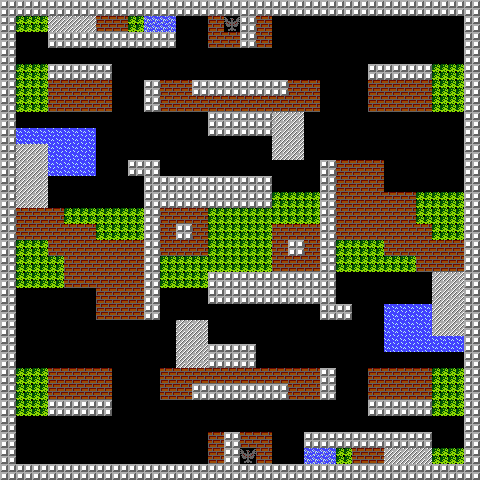

A 2D game scene composited from a Tiled map and its tileset images. What follows is a short description and the map's XML, with every tile layer's data as written:
An orthogonal 30x30 tile map with 16x16 px tiles, 1 tile layer (Tile Layer 1).

<map version="1.0" orientation="orthogonal" renderorder="right-down" width="30" height="30" tilewidth="16" tileheight="16" nextobjectid="1">
 <tileset firstgid="1" name="map1" tilewidth="16" tileheight="16" tilecount="400" columns="25">
  <image source="tankbattlesprite.png" width="400" height="256" />
 </tileset>
 <layer name="Tile Layer 1" width="30" height="30">
  <data encoding="csv">
42,42,42,42,42,42,42,42,42,42,42,42,42,42,42,42,42,42,42,42,42,42,42,42,42,42,42,42,42,42,
42,68,68,69,69,69,17,17,68,67,67,0,0,17,70,42,17,0,0,0,0,0,0,0,0,0,0,0,0,42,
42,0,0,42,42,42,42,42,42,42,42,0,0,17,17,42,17,0,0,0,0,0,0,0,0,0,0,0,0,42,
42,0,0,0,0,0,0,0,0,0,0,0,0,0,0,0,0,0,0,0,0,0,0,0,0,0,0,0,0,42,
42,68,68,42,42,42,42,0,0,0,0,0,0,0,0,0,0,0,0,0,0,0,0,42,42,42,42,68,68,42,
42,68,68,17,17,17,17,0,0,42,17,17,42,42,42,42,42,42,17,17,0,0,0,17,17,17,17,68,68,42,
42,68,68,17,17,17,17,0,0,42,17,17,17,17,17,17,17,17,17,17,0,0,0,17,17,17,17,68,68,42,
42,0,0,0,0,0,0,0,0,0,0,0,0,42,42,42,42,69,69,0,0,0,0,0,0,0,0,0,0,42,
42,92,92,92,92,92,0,0,0,0,0,0,0,46,46,46,46,69,69,0,0,0,0,0,0,0,0,0,0,42,
42,69,69,92,92,92,0,0,0,0,0,0,0,0,0,0,0,69,69,0,0,0,0,0,0,0,0,0,0,42,
42,69,69,92,92,92,0,0,42,42,0,0,0,0,0,0,0,0,0,0,42,17,17,17,0,0,0,0,0,42,
42,69,69,0,0,0,0,0,0,42,42,42,42,42,42,42,42,0,0,0,42,17,17,17,0,0,0,0,0,42,
42,69,69,0,0,0,0,0,0,42,42,42,42,42,42,42,42,68,68,68,42,17,17,17,17,17,68,68,68,42,
42,17,17,17,68,68,68,68,68,42,17,17,17,68,68,68,68,68,68,68,42,17,17,17,17,17,68,68,68,42,
42,17,17,17,17,17,68,68,68,42,17,42,17,68,68,68,68,17,17,17,42,17,17,17,17,17,17,68,68,42,
42,68,68,17,17,17,17,17,17,42,17,17,17,68,68,68,68,17,42,17,42,68,68,68,17,17,17,17,17,42,
42,68,68,68,17,17,17,17,17,42,68,68,68,68,68,68,68,17,17,17,42,68,68,68,68,68,17,17,17,42,
42,68,68,68,17,17,17,17,17,42,68,68,68,42,42,42,42,42,42,42,42,0,0,0,0,0,0,69,69,42,
42,0,0,0,0,0,17,17,17,42,0,0,0,42,42,42,42,42,42,42,42,0,0,0,0,0,0,69,69,42,
42,0,0,0,0,0,17,17,17,42,0,0,0,0,0,0,0,0,0,0,42,42,0,0,92,92,92,69,69,42,
42,0,0,0,0,0,0,0,0,0,0,69,69,0,0,0,0,0,0,0,0,0,0,0,92,92,92,69,69,42,
42,0,0,0,0,0,0,0,0,0,0,69,69,44,44,44,0,0,0,0,0,0,0,0,92,92,92,92,92,42,
42,0,0,0,0,0,0,0,0,0,0,69,69,42,42,42,0,0,0,0,0,0,0,0,0,0,0,0,0,42,
42,68,68,17,17,17,17,0,0,0,17,17,17,17,17,17,17,17,17,17,42,0,0,17,17,17,17,68,68,42,
42,68,68,17,17,17,17,0,0,0,17,17,42,42,42,42,42,42,17,17,42,0,0,17,17,17,17,68,68,42,
42,68,68,42,42,42,42,0,0,0,0,0,0,0,0,0,0,0,0,0,0,0,0,42,42,42,42,68,68,42,
42,0,0,0,0,0,0,0,0,0,0,0,0,0,0,0,0,0,0,0,0,0,0,0,0,0,0,0,0,42,
42,0,0,0,0,0,0,0,0,0,0,0,0,17,42,17,17,0,0,42,42,42,42,42,42,42,42,0,0,42,
42,0,0,0,0,0,0,0,0,0,0,0,0,17,42,70,17,0,0,67,67,68,17,17,69,69,69,68,68,42,
42,42,42,42,42,42,42,42,42,42,42,42,42,42,42,42,42,42,42,42,42,42,42,42,42,42,42,42,42,42
</data>
 </layer>
</map>